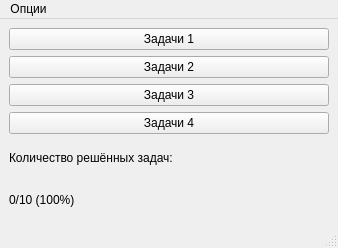
<?xml version="1.0" encoding="UTF-8"?>
<ui version="4.0">
 <class>MainWindow</class>
 <widget class="QMainWindow" name="MainWindow">
  <property name="geometry">
   <rect>
    <x>0</x>
    <y>0</y>
    <width>338</width>
    <height>248</height>
   </rect>
  </property>
  <property name="windowTitle">
   <string>Главное окно</string>
  </property>
  <widget class="QWidget" name="centralwidget">
   <layout class="QVBoxLayout" name="verticalLayout_2">
    <item>
     <layout class="QVBoxLayout" name="verticalLayout">
      <item>
       <widget class="QPushButton" name="task1">
        <property name="text">
         <string>Задачи 1</string>
        </property>
       </widget>
      </item>
      <item>
       <widget class="QPushButton" name="task2">
        <property name="text">
         <string>Задачи 2</string>
        </property>
       </widget>
      </item>
      <item>
       <widget class="QPushButton" name="task3">
        <property name="text">
         <string>Задачи 3</string>
        </property>
       </widget>
      </item>
      <item>
       <widget class="QPushButton" name="task4">
        <property name="text">
         <string>Задачи 4</string>
        </property>
       </widget>
      </item>
      <item>
       <widget class="QLabel" name="label">
        <property name="text">
         <string>Количество решённых задач:</string>
        </property>
       </widget>
      </item>
      <item>
       <widget class="QLabel" name="StatLabel">
        <property name="text">
         <string>0/10 (100%)</string>
        </property>
       </widget>
      </item>
     </layout>
    </item>
   </layout>
  </widget>
  <widget class="QMenuBar" name="menubar">
   <property name="geometry">
    <rect>
     <x>0</x>
     <y>0</y>
     <width>338</width>
     <height>24</height>
    </rect>
   </property>
   <widget class="QMenu" name="menu">
    <property name="title">
     <string>Опции</string>
    </property>
    <addaction name="account_exit"/>
   </widget>
   <addaction name="menu"/>
  </widget>
  <widget class="QStatusBar" name="statusbar"/>
  <action name="account_exit">
   <property name="text">
    <string>Выйти из аккаунта</string>
   </property>
  </action>
 </widget>
 <resources/>
 <connections/>
</ui>
